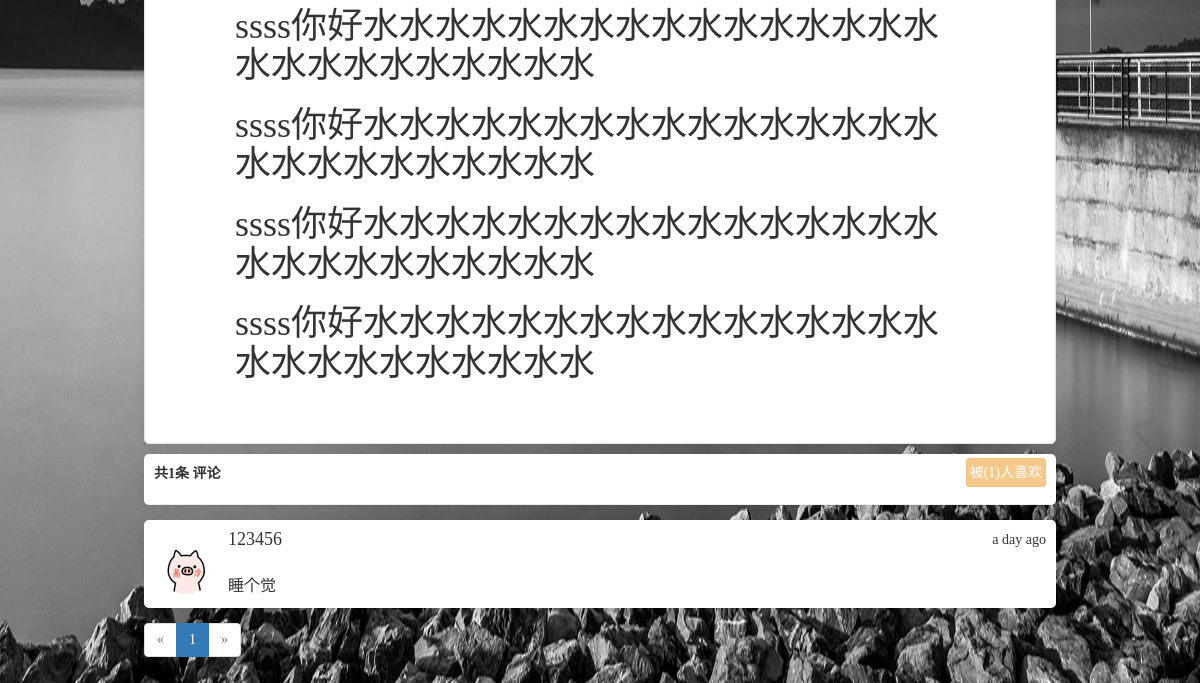
The app's page /posts/post_show/112/ (lower part), older data.
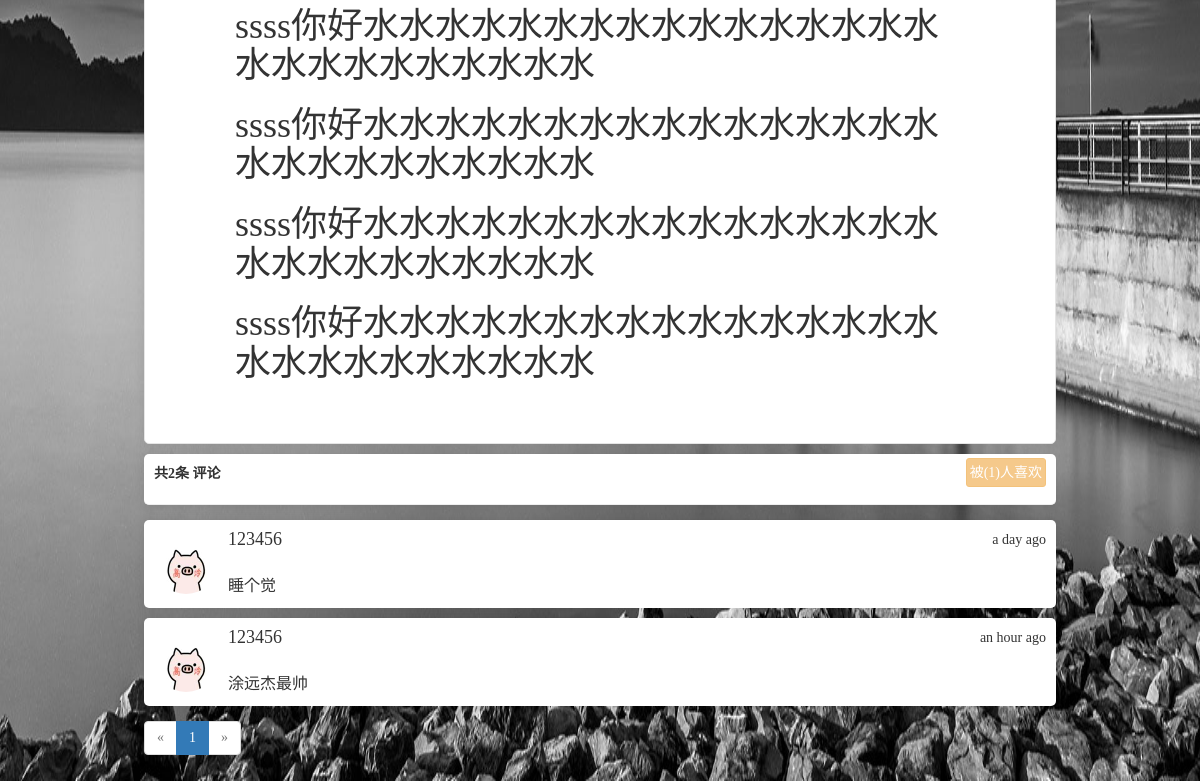
The same page, newer data.
### app/models/comments.py (models this page shows, shortened)
class Comment(db.Model):
    __tablename__ = 'comments'
    id = db.Column(db.Integer, primary_key=True)
    body = db.Column(db.Text)
    body_html = db.Column(db.Text)
    timestamp = db.Column(db.DateTime, index=True, default=datetime.utcnow)
    disabled = db.Column(db.Boolean)
    user_id = db.Column(db.Integer, db.ForeignKey('users.id', ondelete='CASCADE'))
    post_id = db.Column(db.Integer, db.ForeignKey('posts.id', ondelete='CASCADE'))

### app/models/users.py (models this page shows, shortened)
class User(UserMixin, db.Model):
    __tablename__ = 'users'
    id = db.Column(db.Integer, primary_key=True)
    username = db.Column(db.String(64), unique=True)
    password_hash = db.Column(db.String(128))
    email = db.Column(db.String(128), unique=True)
    confirmed = db.Column(db.Boolean, default=False)
    icon = db.Column(db.String(64), default='default.jpg')
    name = db.Column(db.String(64))
    location = db.Column(db.String(64))
    about_me = db.Column(db.Text())
    member_since = db.Column(db.DateTime(), default=datetime.utcnow)
    last_seen = db.Column(db.DateTime(), default=datetime.utcnow)
    posts = db.relationship('Posts', backref='user', lazy='dynamic', cascade='all, delete-orphan')
    favorites = db.relationship('Posts', secondary="collections", backref=db.backref('users', lazy='dynamic'), lazy='dynamic')
    comments = db.relationship('Comment', backref='user', lazy='dynamic', cascade='all, delete-orphan')
    @property
    def password(self):
        raise AttributeError('密码不可读')

### app/views/posts.py (the view)
@posts.route('/post_show/<int:id>/', methods=['GET', 'POST'])
def post_show(id):
    post = Posts.query.get_or_404(id)
    form = CommentForm()
    if form.validate_on_submit():
        comment = Comment(body=form.body.data, post=post, user=current_user._get_current_object())
        db.session.add(comment)
        db.session.commit()
        flash('评论成功')
        return redirect(url_for('posts.post_show', id=post.id, page=-1))
    page = request.args.get('page', 1, type=int)  # 用户想查看第几页
    if page == -1:
        page = (post.comments.count() - 1) // 6 + 1
    pagination = post.comments.order_by(Comment.timestamp.asc()).paginate(page, per_page=6, error_out=False)
    comments = pagination.items
    return render_template('posts/post_show.html', post=post, form=form, comments=comments, pagination=pagination, count=post.comments.count(), fav_count=post.rid)

### app/views/user.py (called while the page is built)
@user.before_app_request
def before_request():
    if current_user.is_authenticated:
        current_user.ping()

### app/templates/posts/post_show.html (shortened to what this page needs)
{% extends 'commons/base.html' %}
{% from 'commons/macro.html' import pagination_show %}
{% block styles %}
    {{ super() }}
{% endblock %}
{% block page_content %}
    <div class="content">
        {% if post.body_html %}
            {{ post.body_html | safe }}
        {% else %}
            {{ post.content }}
        {% endif %}
    </div>
    <div class="content2">
        <form method="post" style="box-shadow: 0 1px 10px 2px rgba(0, 0, 0, .06); border-radius: 5px; padding: 10px; padding-bottom: 15px; border-bottom: 1px solid #eee; background: white">
            {{ form.hidden_tag() }}<b>共{{ count }}条</b>
            {{ form.body.label }}
            {% if current_user.is_authenticated %}
                {% if current_user.username != post.user.username %}
                    <span class="btn btn-warning btn-sm" style="float: right; margin-top: -6px; font-size: 14px; padding: 3px;">
                        <span class="collect" url="{{ url_for('posts.collect', pid=post.id) }}">
                            {% if current_user.is_favorite(post.id) %}
                                取消喜欢
                            {% else %}
                                喜欢
                            {% endif %}
                        </span>
                        (<span class="collect_count">{{ fav_count }}</span>)
                    </span>
                {% else %}
                    <span class="btn btn-warning btn-sm disabled" style="float: right; margin-top: -6px; font-size: 14px; padding: 3px;">被({{ fav_count }})人喜欢</span>
                {% endif %}
            {% else %}
                <span class="btn btn-warning btn-sm disabled" style="float: right; margin-top: -6px; font-size: 14px; padding: 3px;">被({{ fav_count }})人喜欢</span>
            {% endif %}
        </form>
        {% for comment in comments %}
            <div class="media" style="box-shadow: 0 1px 10px 2px rgba(0, 0, 0, .06); border-radius: 5px; padding: 10px; margin-bottom: -5px; background: white">
                <div class="media-left">
                    <a href="{{ url_for('user.user_info', username=comment.user.username) }}" target="_blank">
                        <img class="media-object" style="width: 64px; height: 64px; border-radius: 50%" src="{{ url_for('static', filename='uploads/' + comment.user.icon) }}" alt="...">
                    </a>
                </div>
                <div class="media-body">
                    <div style="float: right">{{ moment(comment.timestamp).fromNow() }}</div>
                    <h4 class="media-heading">{{ comment.user.username }}</h4><br>
                    <span style="max-width: 950px; font-size: 16px">
                        {% if comment.body_html %}
                            {{ comment.body_html | safe }}
                        {% else %}
                            {{ comment.body }}
                        {% endif %}
                    </span>
                </div>
            </div>
        {% endfor %}
        {{ pagination_show(pagination,'posts.post_show',pid=post.id) }}
    </div>
{% endblock %}

Row changes from the older to the newer data that the page shows:
added Comment: icon (picture), timestamp "an hour ago", user.username "123456", body_html "涂远杰最帅"
Text that changed along with them:
{{ count }}: "1" → "2"
